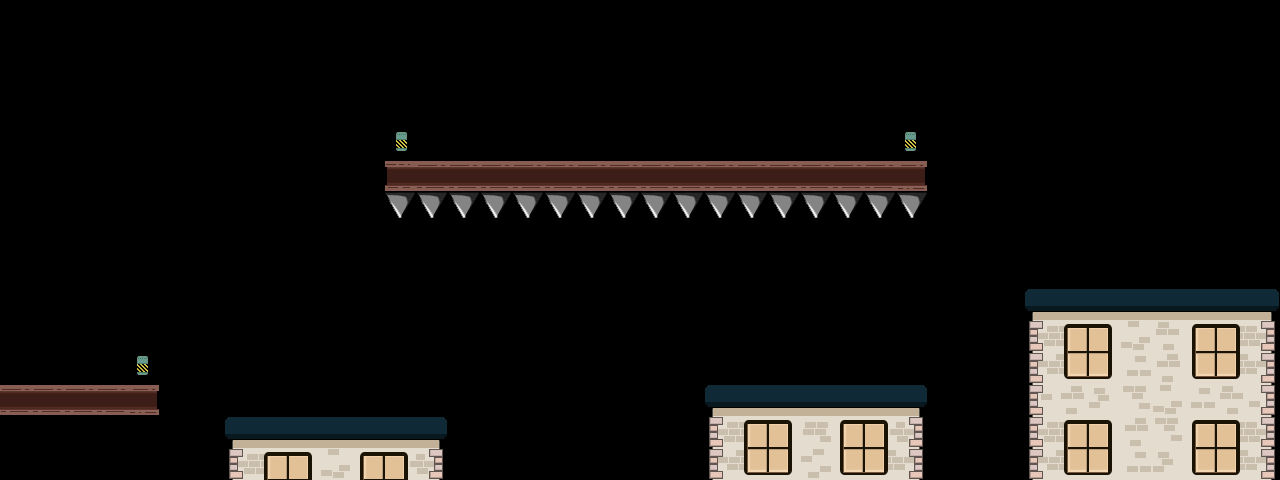

A level layout from a 2D game, rendered from its tile map. Below: a short description, then the map file with tile-grid data replaced by summaries:
An orthogonal 40x15 tile map with 32x32 px tiles, 1 tile layer (Tile Layer), 3 tilesets and 15 objects (12x Body, CannabisSpawn, PlayerSpawn, EndPointSpawn).

<map version="1.0" orientation="orthogonal" width="40" height="15" tilewidth="32" tileheight="32">
 <properties>
  <property name="props:Physics:DrawMode" value="" />
 </properties>
 <tileset firstgid="1" name="spikes 32px" tilewidth="32" tileheight="32">
  <image source="spikes 32px.png" width="64" height="96" />
 </tileset>
 <tileset firstgid="7" name="rooftops" tilewidth="32" tileheight="32">
  <image source="rooftops.png" width="320" height="192" />
 </tileset>
 <tileset firstgid="67" name="plank" tilewidth="32" tileheight="32">
  <image source="plank.png" width="96" height="96" />
 </tileset>
 <layer name="Tile Layer" width="40" height="15">
  <data>[600 cells, 156 non-empty, 54 distinct tile ids]</data>
 </layer>
 <objectgroup name="Enemy" width="40" height="15">
  <object name="Ground" type="Body" x="928" y="480" width="96" height="9">
   <properties>
    <property name="props:IsPit" value="" />
    <property name="props:bodyType" value="static" />
    <property name="props:friction" value="1" />
   </properties>
  </object>
  <object name="Cannabis" type="CannabisSpawn" x="1152" y="266">
   <properties>
    <property name="props:aggroRadius" value="128" />
    <property name="props:chaseRadius" value="128" />
    <property name="props:chaseSpeed" value="2" />
    <property name="props:enemyType" value="1" />
    <property name="props:patrolDirection" value="1" />
    <property name="props:patrolRadius" value="64" />
    <property name="props:patrolSpeed" value="1" />
   </properties>
   <ellipse />
  </object>
  <object name="Ground" type="Body" x="0" y="-32" width="1280" height="32">
   <properties>
    <property name="props:bodyType" value="static" />
    <property name="props:friction" value="1" />
   </properties>
  </object>
 </objectgroup>
 <objectgroup name="Player" width="40" height="15">
  <object name="player" type="PlayerSpawn" x="64" y="352">
   <properties>
    <property name="props:Player" value="" />
    <property name="props:canJump" value="" />
    <property name="props:playerImage" value="Images/Main-Char.png" />
   </properties>
   <ellipse />
  </object>
  <object name="Ground" type="Body" x="-10" y="3" width="11" height="474">
   <properties>
    <property name="props:IsWall" value="" />
    <property name="props:bodyType" value="static" />
    <property name="props:friction" value="1" />
   </properties>
  </object>
  <object name="Ground" type="Body" x="0" y="480" width="221" height="8">
   <properties>
    <property name="props:IsPit" value="" />
    <property name="props:bodyType" value="static" />
    <property name="props:friction" value="1" />
   </properties>
  </object>
  <object name="Ground" type="Body" x="451" y="479" width="252" height="8">
   <properties>
    <property name="props:IsPit" value="" />
    <property name="props:bodyType" value="static" />
    <property name="props:friction" value="1" />
   </properties>
  </object>
  <object name="Spikes" type="Body" x="384" y="192" width="542" height="25">
   <properties>
    <property name="props:IsSpike" value="" />
    <property name="props:bodyType" value="static" />
    <property name="props:bounce" value="1" />
    <property name="props:friction" value="1" />
   </properties>
  </object>
 </objectgroup>
 <objectgroup name="Object Layer 1" width="40" height="15">
  <object name="Ground" type="Body" x="0" y="383" width="160" height="32">
   <properties>
    <property name="props:IsGround" value="" />
    <property name="props:bodyType" value="static" />
    <property name="props:friction" value="1" />
   </properties>
  </object>
 </objectgroup>
 <objectgroup name="Obstacle" width="40" height="15">
  <object name="Ground" type="Body" x="704" y="384" width="224" height="96">
   <properties>
    <property name="props:IsGround" value="" />
    <property name="props:IsWall" value="" />
    <property name="props:bodyType" value="static" />
    <property name="props:friction" value="1" />
   </properties>
  </object>
  <object name="Ground" type="Body" x="224" y="416" width="224" height="64">
   <properties>
    <property name="props:IsGround" value="" />
    <property name="props:IsWall" value="" />
    <property name="props:bodyType" value="static" />
    <property name="props:friction" value="1" />
   </properties>
  </object>
  <object name="Ground" type="Body" x="384" y="160" width="544" height="32">
   <properties>
    <property name="props:IsGround" value="" />
    <property name="props:IsWall" value="" />
    <property name="props:bodyType" value="static" />
    <property name="props:friction" value="1" />
   </properties>
  </object>
  <object name="Ground" type="Body" x="1024" y="288" width="256" height="192">
   <properties>
    <property name="props:IsGround" value="" />
    <property name="props:IsWall" value="" />
    <property name="props:bodyType" value="static" />
    <property name="props:friction" value="1" />
   </properties>
  </object>
  <object name="Ground" type="Body" x="1280" y="0" width="15" height="480">
   <properties>
    <property name="props:IsGround" value="" />
    <property name="props:IsWall" value="" />
    <property name="props:bodyType" value="static" />
    <property name="props:friction" value="1" />
   </properties>
  </object>
  <object name="EndPoint" type="EndPointSpawn" x="799" y="128">
   <ellipse />
  </object>
 </objectgroup>
</map>
